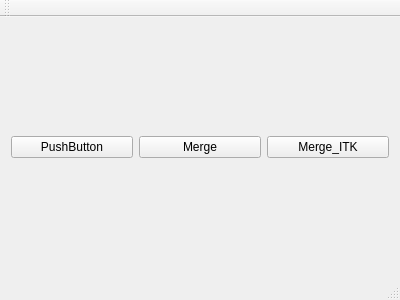
<?xml version="1.0" encoding="UTF-8"?>
<ui version="4.0">
 <class>MainWindow</class>
 <widget class="QMainWindow" name="MainWindow">
  <property name="geometry">
   <rect>
    <x>0</x>
    <y>0</y>
    <width>400</width>
    <height>300</height>
   </rect>
  </property>
  <property name="windowTitle">
   <string>MainWindow</string>
  </property>
  <widget class="QWidget" name="centralWidget">
   <layout class="QHBoxLayout" name="horizontalLayout">
    <item>
     <widget class="QPushButton" name="pushButton_3">
      <property name="text">
       <string>PushButton</string>
      </property>
     </widget>
    </item>
    <item>
     <widget class="QPushButton" name="pushButton">
      <property name="text">
       <string>Merge</string>
      </property>
     </widget>
    </item>
    <item>
     <widget class="QPushButton" name="pushButton_2">
      <property name="text">
       <string>Merge_ITK</string>
      </property>
     </widget>
    </item>
   </layout>
  </widget>
  <widget class="QMenuBar" name="menuBar">
   <property name="geometry">
    <rect>
     <x>0</x>
     <y>0</y>
     <width>400</width>
     <height>21</height>
    </rect>
   </property>
  </widget>
  <widget class="QToolBar" name="mainToolBar">
   <attribute name="toolBarArea">
    <enum>TopToolBarArea</enum>
   </attribute>
   <attribute name="toolBarBreak">
    <bool>false</bool>
   </attribute>
  </widget>
  <widget class="QStatusBar" name="statusBar"/>
 </widget>
 <layoutdefault spacing="6" margin="11"/>
 <resources/>
 <connections/>
</ui>
